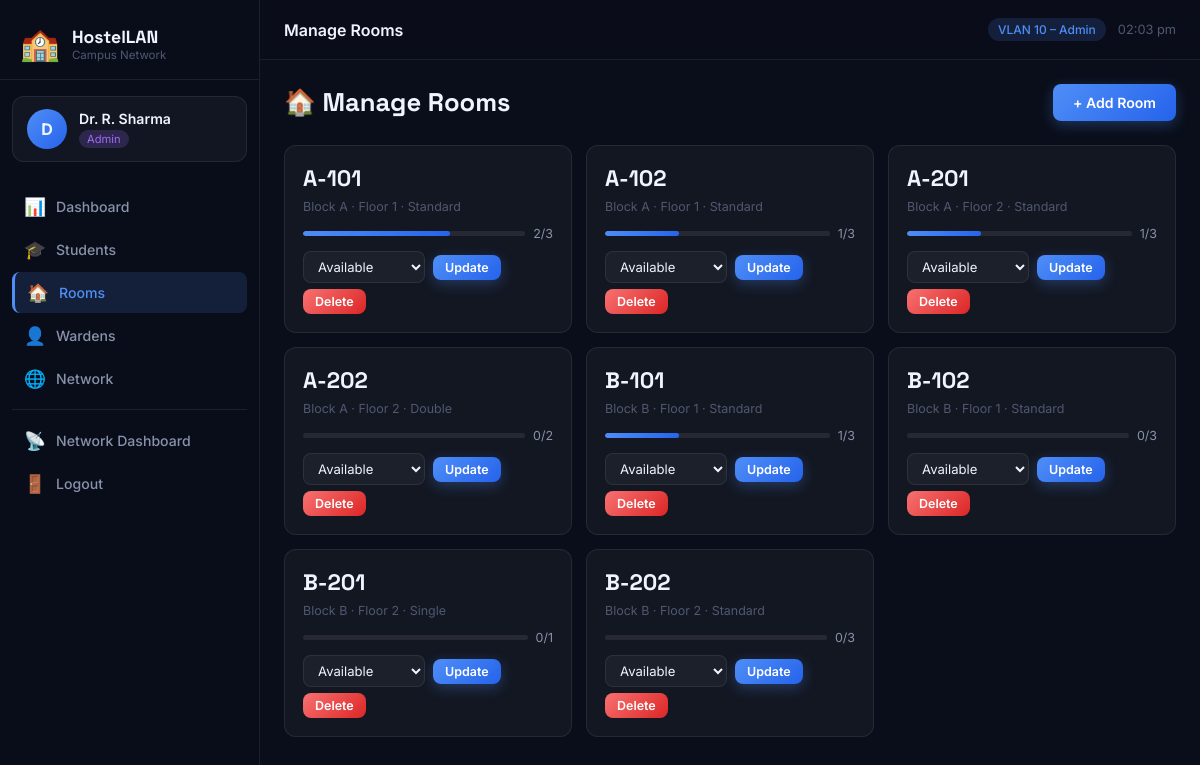
The page /admin/rooms (signed in) on the database its author committed.
### tables this page shows
CREATE TABLE rooms (
    id          INTEGER PRIMARY KEY AUTOINCREMENT,
    room_number TEXT UNIQUE NOT NULL,
    block       TEXT NOT NULL,          -- 'A' or 'B'
    floor       INTEGER NOT NULL,       -- 1 or 2
    capacity    INTEGER DEFAULT 3,
    occupied    INTEGER DEFAULT 0,
    room_type   TEXT DEFAULT 'Standard' CHECK(room_type IN ('Standard','Double','Single')),
    status      TEXT DEFAULT 'Available' CHECK(status IN ('Available','Full','Maintenance')),
    amenities   TEXT                    -- comma-separated
);

### app.py (the view, shortened to what this page needs)
@app.route('/admin/rooms', methods=['GET','POST'])
@role_required('admin')
def admin_rooms():
    rooms = query(
        """SELECT r.*,
              (SELECT COUNT(*) FROM students WHERE room_id = r.id) as student_count
           FROM rooms r ORDER BY block, floor, room_number"""
    )
    return render_template('admin/rooms.html', rooms=rooms)

### app.py (called while the page is built)
def get_db():
    db = getattr(g, '_database', None)
    if db is None:
        db = g._database = sqlite3.connect(DB_PATH)
        db.row_factory = sqlite3.Row
        db.execute("PRAGMA foreign_keys = ON")
    return db

def query(sql, args=(), one=False):
    cur = get_db().execute(sql, args)
    rv  = cur.fetchall()
    return (rv[0] if rv else None) if one else rv

def role_required(*roles):
    def decorator(f):
        @wraps(f)
        def decorated(*args, **kwargs):
            if 'user_id' not in session:
                return redirect(url_for('login'))
            if session.get('role') not in roles:
                flash('Access denied.', 'danger')
                return redirect(url_for('dashboard'))
            return f(*args, **kwargs)
        return decorated
    return decorator

@app.context_processor
def inject_globals():
    return dict(now=datetime.now(), session=session)

### templates/admin/rooms.html (shortened to what this page needs)
{% extends 'base.html' %}
{% block page_title %}Manage Rooms{% endblock %}
{% block content %}
<div class="page-header">
  <h1 class="page-h1">🏠 Manage Rooms</h1>
  <button class="btn btn-primary" onclick="toggleModal('addRoomModal')">+ Add Room</button>
</div>
<div class="rooms-grid">
  {% for r in rooms %}
  <div class="room-card status-card-{{ r.status|lower|replace(' ','-') }}">
    <div class="room-number">{{ r.room_number }}</div>
    <div class="room-meta">
      <span>Block {{ r.block }}</span> · <span>Floor {{ r.floor }}</span> · <span>{{ r.room_type }}</span>
    </div>
    <div class="room-occupancy">
      <div class="occ-bar-wrap">
        <div class="occ-bar" style="width:{{ (r.student_count / r.capacity * 100)|int if r.capacity else 0 }}%"></div>
      </div>
      <span class="occ-text">{{ r.student_count }}/{{ r.capacity }}</span>
    </div>
    <div class="room-actions">
      <form method="POST" style="display:flex;gap:0.5rem;align-items:center;">
        <select name="status" class="form-control-sm">
          {% for s in ['Available','Full','Maintenance'] %}
            <option value="{{ s }}" {% if r.status == s %}selected{% endif %}>{{ s }}</option>
          {% endfor %}
        </select>
        <button type="submit" class="btn btn-sm btn-primary">Update</button>
      </form>
      <form method="POST" onsubmit="return confirm('Delete this room?')">
        <button type="submit" class="btn btn-sm btn-danger">Delete</button>
      </form>
    </div>
  </div>
  {% endfor %}
</div>
{% endblock %}

### static/css/style.css (style rules this page uses)
*, *::before, *::after { box-sizing: border-box; margin: 0; padding: 0; }
:root { --bg-base: #0a0e1a; --bg-card: rgba(255,255,255,0.04); --bg-card-hov:rgba(255,255,255,0.07); --bg-sidebar: rgba(10,14,26,0.95); --border: rgba(255,255,255,0.08); --border-hov: rgba(255,255,255,0.18); --text-primary: #f0f4ff; --text-secondary: #8892aa; --text-muted: #505870; --accent-blue: #4f8ef7; --accent-purple: #a06af8; --accent-cyan: #22d3ee; --accent-green: #34d399; --accent-amber: #fbbf24; --accent-red: #f87171; --accent-pink: #f472b6; --grad-blue: linear-gradient(135deg,#4f8ef7,#2563eb); --grad-purple: linear-gradient(135deg,#a06af8,#7c3aed); --grad-cyan: linear-gradient(135deg,#22d3ee,#0891b2); --grad-green: linear-gradient(135deg,#34d399,#059669); --grad-amber: linear-gradient(135deg,#fbbf24,#d97706); --grad-red: linear-gradient(135deg,#f87171,#dc2626); --grad-hero: linear-gradient(135deg,#1e3a8a,#4f46e5,#7c3aed); --radius-sm: 8px; --radius: 12px; --radius-lg: 18px; --radius-xl: 24px; --shadow-sm: 0 2px 8px rgba(0,0,0,0.4); --shadow: 0 8px 24px rgba(0,0,0,0.5); --shadow-lg: 0 20px 60px rgba(0,0,0,0.6); --shadow-glow-blue: 0 0 24px rgba(79,142,247,0.3); --shadow-glow-purple:0 0 24px rgba(160,106,248,0.3); --sidebar-w: 260px; --topbar-h: 60px; --transition: 0.25s ease; }
html { scroll-behavior: smooth; }
body { font-family: 'Inter', sans-serif; background: var(--bg-base); color: var(--text-primary); min-height: 100vh; display: flex; }
.page-header { display: flex; align-items: center; justify-content: space-between; margin-bottom: 24px; flex-wrap: wrap; gap: 12px; }
.page-h1 { font-family: 'Space Grotesk',sans-serif; font-size: 1.6rem; font-weight: 700; line-height: 1.2; }
.form-control, .form-control-sm { background: rgba(255,255,255,0.04); border: 1px solid var(--border); border-radius: var(--radius-sm); color: var(--text-primary); padding: 10px 14px; font-size: 0.88rem; font-family: inherit; transition: border-color var(--transition), box-shadow var(--transition); outline: none; }
.form-control-sm { padding: 6px 10px; font-size: 0.82rem; }
.btn { display: inline-flex; align-items: center; justify-content: center; gap: 6px; padding: 10px 20px; border: none; border-radius: var(--radius-sm); font-size: 0.88rem; font-weight: 600; font-family: inherit; cursor: pointer; transition: var(--transition); text-decoration: none; }
.btn-primary { background: var(--grad-blue); color: #fff; box-shadow: 0 4px 14px rgba(79,142,247,0.3); }
.btn-danger { background: var(--grad-red); color: #fff; }
.btn-sm { padding: 5px 12px; font-size: 0.78rem; }
.rooms-grid { display: grid; grid-template-columns: repeat(auto-fill,minmax(220px,1fr)); gap: 14px; margin-bottom: 16px; }
.room-card { background: var(--bg-card); border: 1px solid var(--border); border-radius: var(--radius); padding: 18px; transition: var(--transition); }
.room-number { font-family: 'Space Grotesk',sans-serif; font-size: 1.4rem; font-weight: 700; margin-bottom: 6px; }
.room-meta { font-size: 0.78rem; color: var(--text-muted); margin-bottom: 12px; }
.occ-bar-wrap { height: 5px; background: rgba(255,255,255,0.08); border-radius: 99px; overflow: hidden; flex: 1; }
.occ-bar { height: 100%; background: var(--grad-blue); border-radius: 99px; transition: width 0.5s ease; }
.room-occupancy { display: flex; align-items: center; gap: 8px; margin-bottom: 10px; }
.occ-text { font-size: 0.78rem; color: var(--text-secondary); white-space: nowrap; }
.room-actions { display: flex; flex-direction: column; gap: 6px; margin-top: 10px; }

### rows shown on the page
rooms: room_number "A-101", block "A", floor "1", room_type "Standard", student_count "2", capacity "3", status "Available"
rooms: room_number "A-102", block "A", floor "1", room_type "Standard", student_count "1", capacity "3", status "Available"
rooms: room_number "A-201", block "A", floor "2", room_type "Standard", student_count "1", capacity "3", status "Available"
rooms: room_number "A-202", block "A", floor "2", room_type "Double", student_count "0", capacity "2", status "Available"
rooms: room_number "B-101", block "B", floor "1", room_type "Standard", student_count "1", capacity "3", status "Available"
rooms: room_number "B-102", block "B", floor "1", room_type "Standard", student_count "0", capacity "3", status "Available"
rooms: room_number "B-201", block "B", floor "2", room_type "Single", student_count "0", capacity "1", status "Available"
rooms: room_number "B-202", block "B", floor "2", room_type "Standard", student_count "0", capacity "3", status "Available"

### other values the page prints
{{ session.full_name[0].upper() }} "D"
{{ session.full_name }} "Dr. R. Sharma"
{{ session.role|capitalize }} "Admin"
